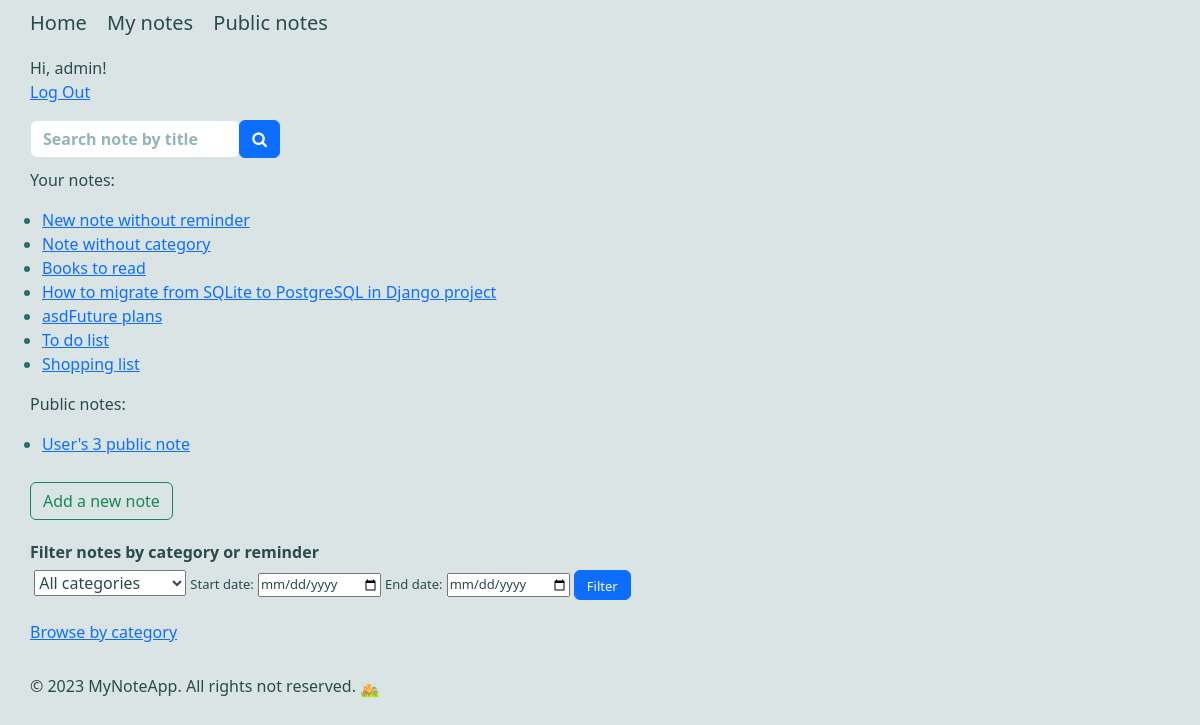
The app's page / (signed in) with its own data.
### notes/models.py (models this page shows, shortened)
class Note(models.Model):
    title = models.CharField(max_length=200)
    text = models.TextField()
    created_date = models.DateTimeField(auto_now_add=True)
    upd_date = models.DateTimeField(auto_now=True)
    reminder = models.DateTimeField(null=True, blank=True)
    author = models.ForeignKey(User, on_delete=models.CASCADE)
    category = models.ForeignKey(Category, on_delete=models.CASCADE, related_name='notes', null=True, blank=True)
    public = models.BooleanField(default=False)

### notes/views.py (the view)
# urls.py: path('', views.home, name='homepage'),
def home(request):
    public_notes = get_list_or_404(Note.objects.filter(public=True).order_by('-created_date'))
    categories_list = get_list_or_404(Category.objects.order_by('-title'))
    if request.user.is_authenticated:
        user_notes = Note.objects.filter(author=request.user).order_by('-created_date')
        context = {'public_notes': public_notes, 'categories_list': categories_list, 'user_notes': user_notes}
    else:
        context = {'public_notes': public_notes, 'categories_list': categories_list}
    return render(request, 'notes/home.html', context)

### notes/templates/notes/home.html (shortened to what this page needs)
{% extends 'base.html' %}
{% load static %}
{% block content %}
    {% if user.is_authenticated %}
        <p>Hi, {{ user.username }}!<br><a href="{% url 'notes:logout' %}">Log Out</a></p>
        {% else %}
        <p>You are not logged in<br><a href="{% url 'notes:login' %}">Log In</a> or
            <a href="{% url 'notes:register' %}">Register</a>
        </p>
    {% endif %}
        <div id="searchbar">
        <form class="input-group rounded" action="{% url 'notes:search_notes' %}" style="width: 250px">
            <input class="form-control rounded" type="search" placeholder="Search note by title" name="query" required>
            <button class="btn btn-primary rounded" type="submit">
                <i class="fa fa-search"></i>
            </button>
        </form>
        </div>
    <p>Your notes:</p>
    {% if user_notes %}
        <ul>
            {% for user_note in user_notes %}
                <li><a href="{% url 'notes:note_detail' user_note.id %}">{{ user_note.title }}</a></li>
            {% endfor %}
        </ul>
    {% else %}
        <p style="font-style: italic">You have no notes yet</p>
    {% endif %}
    <p>Public notes:</p>
    <ul>
    {% for public_note in public_notes %}
        <li><a href="{% url 'notes:note_detail' public_note.id %}">{{ public_note.title }}</a></li>
    {% endfor %}
    </ul>
    <a href="{% url 'notes:new_note' %}">
        <button type="button" class="btn btn-outline-success btn-with-margin">Add a new note</button>
    </a>
    <div id = "filter">
    <p>Filter notes by category or reminder</p>
    <form action={% url 'notes:filtered_results' %}>
        <select name="category" id="category">
            <option value="all">All categories</option>
        </select>
        <label for="start_date">Start date:</label>
        <input type="date" name="start_date" id="start_date" value="{% if request.GET.start_date %}{{ request.GET.start_date }}{% endif %}">
        <label for="end_date">End date:</label>
        <input type="date" name="end_date" id="end_date" value="{% if request.GET.end_date %}{{ request.GET.end_date }}{% endif %}">
        <button type="submit" class="btn btn-primary" style="height: 30px; font-size: small">Filter</button>
    </div>
    <p style="margin-top: 20px"><a href="{% url 'notes:categories_list' %}">Browse by category</a></p>
{% endblock %}

### notes/static/notes/css/notes.css (style rules this page uses)
body { background-color: #dae4e5; }
h2, h3, p { color: #2b4a4a; margin-left: 30px; }
li { color: #296e6b; margin-left: 10px; }
.btn-with-margin { margin-left: 30px; margin-top: 10px; }
#searchbar form { margin-left: 30px; margin-top: 10px; margin-bottom: 10px; }
#searchbar input::placeholder { font-weight: bold; opacity: 0.5; color: #296e6b; }
#searchbar input { color: #2b4a4a; }
#filter form { margin-left: 30px; margin-top: -10px; color: #2b4a4a; }
#filter p { margin-top: 20px; color: #2b4a4a; font-size: medium; font-weight: bold; }
#filter input { color: #2b4a4a; font-size: small; }
#filter label { color: #2b4a4a; font-size: small; }
#filter select { color: #2b4a4a; }

### records on screen
Note: title "New note without reminder"
Note: title "Note without category"
Note: title "Books to read"
Note: title "How to migrate from SQLite to PostgreSQL in Django project"
Note: title "asdFuture plans"
Note: title "To do list"
Note: title "Shopping list"
Note: title "User's 3 public note"

### other values on screen
{{ user.username }} "admin"
